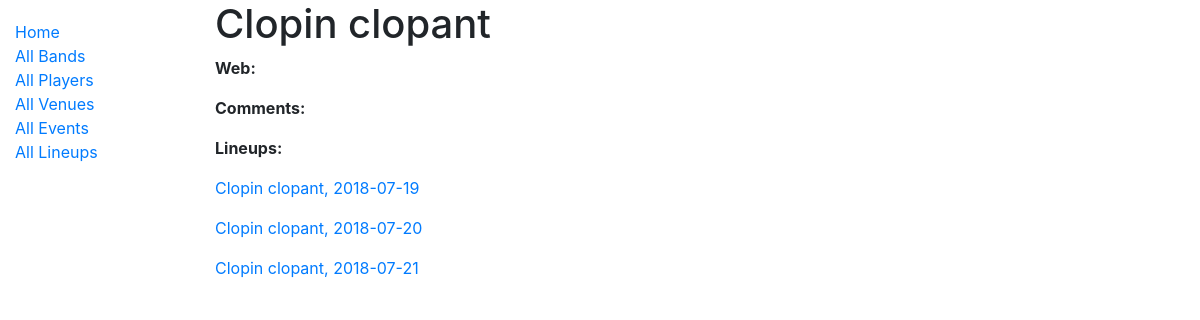
Page /jazz/bands/clopin-clopant on the committed database.
### jazz/models.py (models this page shows, shortened)
class Band(models.Model):
	band_name = models.CharField(max_length=100, unique = True)
	comments = models.CharField(max_length=500, unique = False, blank = True, null = True)
	band_web = models.URLField('Web Address', blank = True)
	slug = models.SlugField(unique=True, max_length=125 , blank = True)
	class Meta:
		ordering = ['band_name']
	def __str__(self):
		return f'{self.band_name}'

class Lineup(models.Model):
	band_name = models.ForeignKey('Band', on_delete=models.SET_NULL, null=True)
	date = models.DateField(null=True, blank=True)
	piece = models.IntegerField(null=True, blank=True)
	player = models.ManyToManyField('Player')
	comments = models.CharField('Comments', max_length=120, blank = True)
	venue = models.ForeignKey('Venue', on_delete=models.SET_NULL, null=True, blank = True, help_text='Select venue for this event')
	event = models.ForeignKey('Event', on_delete=models.SET_NULL, null=True, blank = True, help_text='Select event type')
	slug = models.SlugField(unique=True, blank = True, max_length = 125)
	class Meta:
		ordering = ['band_name', 'date']
		constraints = [models.UniqueConstraint(fields=['band_name', 'date'], name='unique_lineup')]
	def __str__(self):
		return f'{self.band_name}, {self.date}'

### jazz/views.py (the view)
# urls.py: path('bands/<slug:slug>', views.BandDetailView.as_view(), name='band-detail'),
class BandDetailView(generic.DetailView):
    model = Band

### jazz/templates/jazz/band_detail.html
{% extends "base_generic.html" %}
{% block content %}
  <h1>{{ band.band_name }}</h1>
  <p><strong>Web:</strong> <a href="{{ band.band_web }}"  target="_blank"> {{ band.band_web }}</a></p>
  <p><strong>Comments:</strong> {{ event.comments }}</p>
  <p><strong>Lineups:</strong> {% for lineup in band.lineup_set.all %}</p>
			<a href="{% url 'lineup-detail' lineup.slug %}">{{ lineup }}</a>
			{% endfor %}
{% endblock %}

### rows in the picture
Band: band_name "Clopin clopant"
Lineup: band_name+date "Clopin clopant, 2018-07-19"
Lineup: band_name+date "Clopin clopant, 2018-07-20"
Lineup: band_name+date "Clopin clopant, 2018-07-21"
